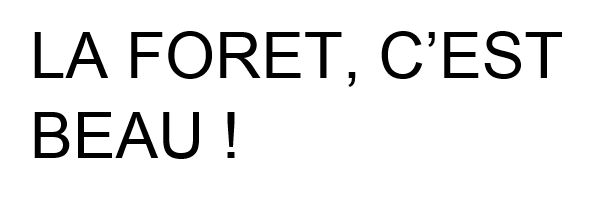
%> input picture img/foret.PNG, 589 x 203 px
$ octave main.m   (GNU Octave 9; MATLAB toolbox functions it lacks are replaced by stand-ins)
%> lines starting %> are read from the running program, lines starting %| are printed output that depends on the picture; in (x1, y1, x2, y2) boxes, pixels count from 0 and x2, y2 are one past the last pixel; in counts of white or black regions, pixels touching at a corner belong together; the program's own positions count from 1
### Gestion des lignes/lines.m
function [fl re]=lines(im_texto)
% [8 lines of commented-out code are left out]
im_texto=clip(im_texto);
num_filas=size(im_texto,1);
for s=1:num_filas
    if sum(im_texto(s,:))==0
        nm=im_texto(1:s-1, :); % First line matrix
        rm=im_texto(s:end, :);% Remain line matrix
        fl = clip(nm);
        re=clip(rm);
        %*-*-*Uncomment lines below to see the result*-*-*-*-
        %         subplot(2,1,1);imshow(fl);
        %         subplot(2,1,2);imshow(re);
        break
    else
        fl=im_texto;%Only one line.
        re=[ ];
    end
end

function img_out=clip(img_in)
[f c]=find(img_in);
img_out=img_in(min(f):max(f),min(c):max(c));%Crops image

### Gestion des lignes/readLetter.m
function [lettre, braille, lettreNum]=readLetter(lettreATesterCrop,centre,moyenneX_lettre,moyenneY_lettre)

val_correlation = 0;
index_lettre = 0;

lettretmp=[];
brailletmp=[];
index_lettre=0;


for n=1:36

    modeleLettre = double((imread(sprintf('./../alphabet/alphabet_%d.png',n))))/255;
    modeleLettreBW = ~im2bw(modeleLettre);
    boundingboxLetterStruct=regionprops(modeleLettreBW,'BoundingBox');
    boundingboxLetter = struct2cell(boundingboxLetterStruct);

    modelLettreCrop = imcrop(modeleLettreBW,cell2mat(boundingboxLetter(1)));


    taille = size(lettreATesterCrop);

    tmpval_correlation = corr2(imresize(modelLettreCrop,taille),lettreATesterCrop);
    if (val_correlation<tmpval_correlation)
        index_lettre=n;
        val_correlation=tmpval_correlation;
        lettretmp=imresize(modelLettreCrop,taille);
        brailletmp=double((imread(sprintf('./../alphabet_braille/braille_%d.png',n))))/255;
    end


    % Si le centre de la lettre est positionné au dessus ou en dessous de la moyenne
    % Surement un des caractères suivants  ' " , .
    % Si c'est une virgule ou un apostrophe
    if (index_lettre == 28 || index_lettre == 36 )
        if (centre.Centroid(2)<0.7*moyenneY_lettre)
            index_lettre=28;
        else
            index_lettre=36;
        end
    end
end

% [17 lines of commented-out code are left out]

lettreNum = index_lettre;
lettre = lettretmp;
braille = brailletmp;

### Gestion des lignes/main.m
%%
clear all; close all; clc


%Ouvre text.txt en écriture
fid = fopen('text.txt', 'wt');

% Ouvre l'image et convertit en noir et blanc
imgATester = double((imread('../img/foret.PNG')))/255;
%> imgATester: size 203x589x3 double; min 0, max 1, mean 0.919
imgATesterBW = ~im2bw(imgATester);
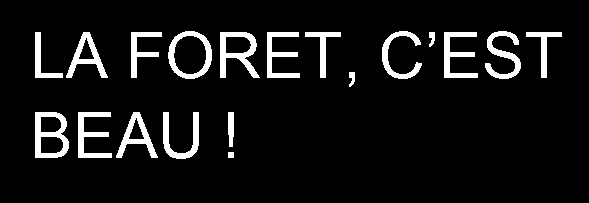
%> imgATesterBW: size 203x589 logical; 8% white; 19 white regions, largest, box (x1, y1, x2, y2) and area: (35, 112, 69, 158) 805, (220, 32, 260, 78) 792, (168, 31, 212, 79) 711
figure;
imshow(imgATesterBW);title('Image à analyser');
imgReconstructa=[];
word=[ ];
ligneRestant=imgATesterBW;
nbLigne=1;
%% Tant qu'il y a des lignes à traiter
while 1

    [imgLigne, ligneRestant]=lines(ligneRestant);
%> in clip, `[f c]=find(img_in);`: f = 9569 values from 32 to 159; c = 9569 values from 36 to 562
%> in clip, `img_out=img_in(min(f):max(f),min(c):max(c));`:
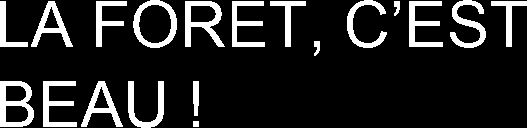
%> img_out: size 128x527 logical; 14.2% white; 19 white regions, largest, box (x1, y1, x2, y2) and area: (0, 81, 34, 127) 805, (185, 1, 225, 47) 792, (133, 0, 177, 48) 711
%> after the loop in lines, `for s=1:num_filas`:
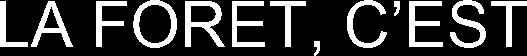
%> fl: size 56x527 logical; 22.3% white; 13 white regions, largest, box (x1, y1, x2, y2) and area: (185, 1, 225, 47) 792, (133, 0, 177, 48) 711, (409, 1, 443, 47) 676
%> after the loop in lines, `for s=1:num_filas`: re: size 47x199 logical; 31.8% white; 6 white regions, box (x1, y1, x2, y2) and area: (0, 0, 34, 46) 805, (43, 0, 77, 46) 676, (128, 0, 164, 47) 642, (81, 0, 123, 46) 628, (193, 0, 199, 35) 188, (193, 40, 199, 46) 36
%> after the loop in lines, `for s=1:num_filas`:
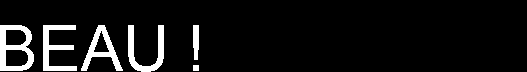
%> rm: size 72x527 logical; 7.8% white; 6 white regions

    %     Décommenter pour afficher le texte et les lignes
    %     figure;
    %     subplot(3,1,1);imshow(imgATesterBW);title('INPUT IMAGE')
    %     subplot(3,1,2);imshow(imgLigne);title('FIRST LINE')
    %     subplot(3,1,3);imshow(ligneRestant);title('REMAIN LINES')


    % Récuperation des rectangles qui contiennent les ROI
    % Chaque rectangle correspond à une lettre
    boundingboxStruct=regionprops(imgLigne,'BoundingBox');
%> boundingboxStruct = 13 regions; largest, box (x1, y1, x2, y2): (133, 0, 177, 48), (31, 1, 73, 47), (347, 0, 387, 48), (185, 1, 225, 47), (450, 0, 486, 48)
    boundingbox = struct2cell(boundingboxStruct);
%> boundingbox = 13 items

    [x nbLettre] = size(boundingbox);
%> x = 1; nbLettre = 13

    rgCentroid=regionprops(imgLigne,'Centroid');
%> rgCentroid = 13 regions; first 5, Centroid: [7.5 30.3], [52.2 26.5], [106.3 19.4], [155.8 24.5], [202.7 22.3]
    for i=1:length(rgCentroid)
        x_centroid(i) = rgCentroid(i).Centroid(1);
        y_centroid(i) = rgCentroid(i).Centroid(2);
    end
%> this loop made 13 passes
%> after the loop, x_centroid = [7.49 52.21 106.3 155.8 202.7 245.2 288.5 317.6 365.1 397.6 422.2 468.8 509.5]; y_centroid = [30.34 26.5 19.38 24.51 22.29 24.56 17.28 47.82 24.91 7.8 24.56 24.92 17.28]
    moyenneY_lettre = mean(y_centroid)
%> moyenneY_lettre = 24.01
    moyenneX_lettre = mean(x_centroid)
%> moyenneX_lettre = 272.2


    % Pour chaque ROI on cherche la lettre correspondante
    for i=1:nbLettre

        lettreATesterCrop = imcrop(imgLigne,cell2mat(boundingbox(i)));
%> lettreATesterCrop: size 47x29 logical; 28.3% white; 1 white region, box (x1, y1, x2, y2) and area: (0, 0, 28, 46) 386
        [lettre, braille, lettreNum]= readLetter(lettreATesterCrop,rgCentroid(i),moyenneX_lettre,moyenneY_lettre);
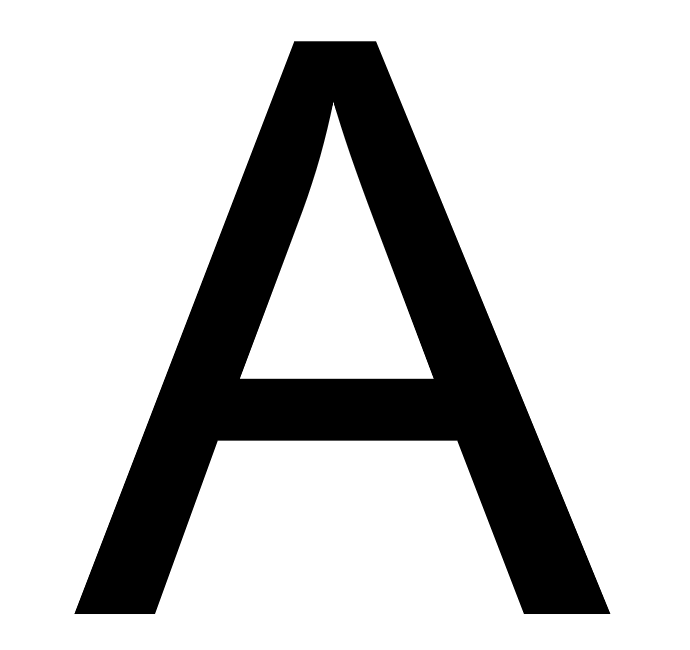
%> input picture Alphabet/alphabet_1.PNG, 690 x 650 px
%> in readLetter, `modeleLettreBW = ~im2bw(modeleLettre);`:
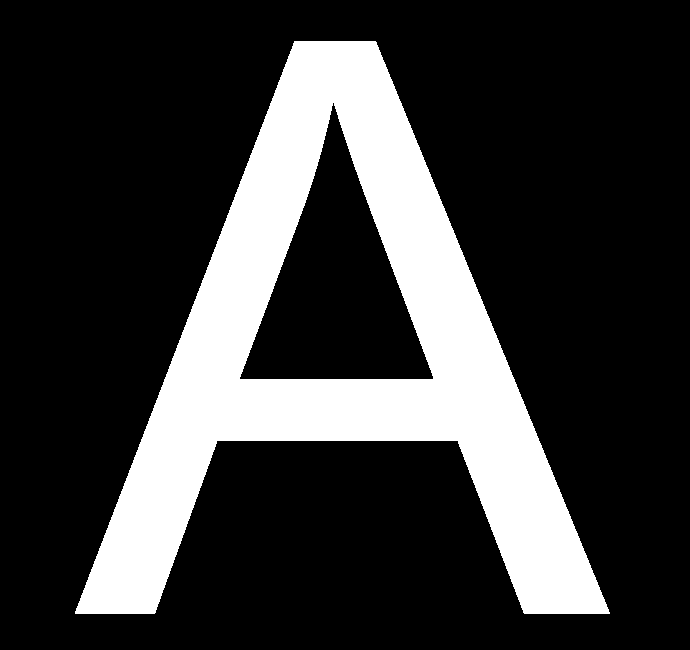
%> modeleLettreBW: size 650x690 logical; 22% white; 1 white region
%> in readLetter, `boundingboxLetterStruct=regionprops(modeleLettreBW,'BoundingBox');`: boundingboxLetterStruct = 1 region; box (x1, y1, x2, y2): (75, 41, 610, 614)
%> in readLetter, `boundingboxLetter = struct2cell(boundingboxLetterStruct);`: boundingboxLetter = {[75.5 41.5 535 573]}
%> in readLetter, `modelLettreCrop = imcrop(modeleLettreBW,cell2mat(boundingboxLetter(1)));`:
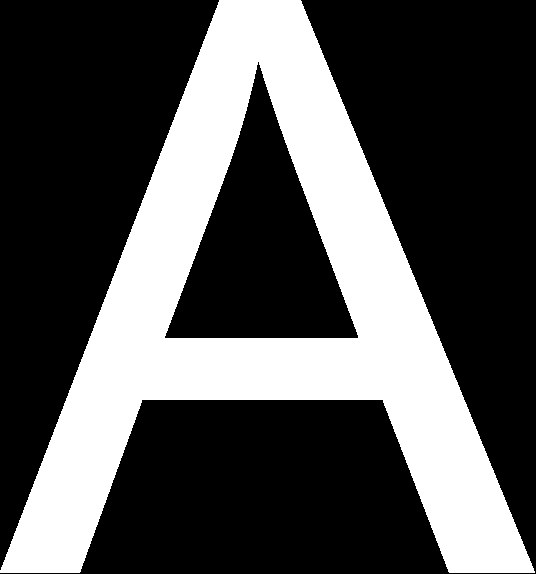
%> modelLettreCrop: size 574x536 logical; 32.1% white; 1 white region, box (x1, y1, x2, y2) and area: (0, 0, 535, 573) 98815
%> in readLetter, `tmpval_correlation = corr2(imresize(modelLettreCrop,taille),lettreATes..`: tmpval_correlation = -0.141
%> the run ends on the next line
